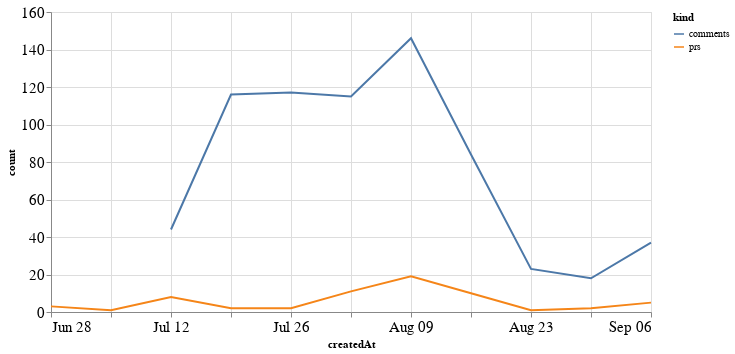

Notebook code cell kept with this figure:
### Code cell
alt.Chart(total_time, width=600).mark_line().encode(
    x='createdAt',
    y='count',
    color='kind'
)

### Figure 1 — Vega-Lite specification as saved in the notebook (floating-point values rounded to 4 significant figures)
{"config": {"axisLeft": {"labelFontSize": 15}, "axisBottom": {"labelFontSize": 15}}, "data": {"name": "data-fff873548dae1dfee3dc4840ec394ad4"}, "mark": "line", "encoding": {"color": {"type": "nominal", "field": "kind"}, "x": {"type": "temporal", "field": "createdAt"}, "y": {"type": "quantitative", "field": "count"}}, "width": 600, "$schema": "https://vega.github.io/schema/vega-lite/v4.8.1.json", "datasets": {"data-fff873548dae1dfee3dc4840ec394ad4": [{"createdAt": "2020-06-28T00:00:00", "kind": "prs", "count": 3.0}, {"createdAt": "2020-07-05T00:00:00", "kind": "prs", "count": 1.0}, {"createdAt": "2020-07-12T00:00:00", "kind": "prs", "count": 8.0}, {"createdAt": "2020-07-19T00:00:00", "kind": "prs", "count": 2.0}, {"createdAt": "2020-07-26T00:00:00", "kind": "prs", "count": 2.0}, {"createdAt": "2020-08-02T00:00:00", "kind": "prs", "count": 11.0}, {"createdAt": "2020-08-09T00:00:00", "kind": "prs", "count": 19.0}, {"createdAt": "2020-08-16T00:00:00", "kind": "prs", "count": 10.0}, {"createdAt": "2020-08-23T00:00:00", "kind": "prs", "count": 1.0}, {"createdAt": "2020-08-30T00:00:00", "kind": "prs", "count": 2.0}, {"createdAt": "2020-09-06T00:00:00", "kind": "prs", "count": 5.0}, {"createdAt": "2020-06-28T00:00:00", "kind": "comments", "count": null}, {"createdAt": "2020-07-05T00:00:00", "kind": "comments", "count": null}, {"createdAt": "2020-07-12T00:00:00", "kind": "comments", "count": 44.0}, {"createdAt": "2020-07-19T00:00:00", "kind": "comments", "count": 116.0}, {"createdAt": "2020-07-26T00:00:00", "kind": "comments", "count": 117.0}, {"createdAt": "2020-08-02T00:00:00", "kind": "comments", "count": 115.0}, {"createdAt": "2020-08-09T00:00:00", "kind": "comments", "count": 146.0}, {"createdAt": "2020-08-16T00:00:00", "kind": "comments", "count": 84.0}, {"createdAt": "2020-08-23T00:00:00", "kind": "comments", "count": 23.0}, {"createdAt": "2020-08-30T00:00:00", "kind": "comments", "count": 18.0}, {"createdAt": "2020-09-06T00:00:00", "kind": "comments", "count": 37.0}]}}
